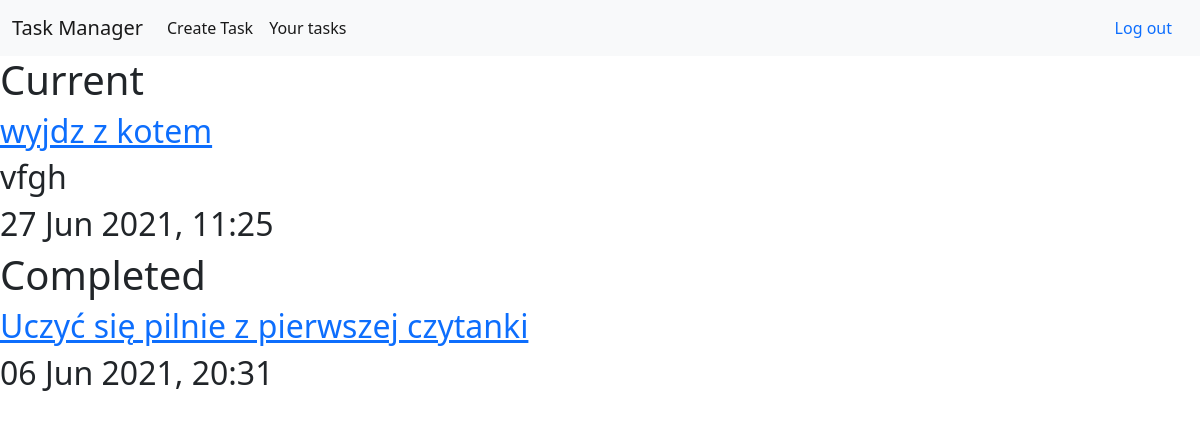
Screenshot of /tasks (signed in) with the database file from the repository.
### toDo/models.py (models this page shows, shortened)
class Task(models.Model):
    title = models.CharField(max_length=300)
    description = models.TextField(blank=True)
    importance = models.BooleanField(default=False)
    creation_date = models.DateTimeField(auto_now_add=True)
    completion_date = models.DateTimeField(blank=True, null=True)#większość pól z wyjątkiem charfield i textfield wymagają blank i null = True
    user = models.ForeignKey(User, on_delete=models.CASCADE) #on_delete=models.CASCADE = wpis zniknie, jeśli usuniemy usera

### toDo/views.py (the view)
# urls.py: path('tasks', views.tasks, name="tasks"),
@login_required
def tasks(request):
    current = Task.objects.filter(user=request.user, completion_date__isnull=True).order_by('-creation_date') #request.user to jest ten user, aktualnie zalogowany
    complete = Task.objects.filter(user=request.user, completion_date__isnull=False).order_by('-completion_date') #request.user to jest ten user, aktualnie zalogowany
    return render(request, 'tasks.html', {"current": current, "complete": complete})

### toDo/templates/tasks.html
{% extends 'base.html' %}
{% block content %}
{% if current %}
<h1>Current</h1>
{% else %}
<h1>You have no more tasks.</h1>
{% endif %}
{% for task in current %}
<a href="{% url 'edit' task.id %}"><h2>{{task.title}}</h2></a>
<h2>{{task.description}}</h2>
<h2>{{task.creation_date|date:"d M Y, G:i"}}</h2>
{% endfor %}
{% if complete %}
<h1>Completed</h1>
{% else %}
<h1>You have no complete tasks</h1>
{% endif %}
{% for task in complete %}
<a href="{% url 'edit' task.id %}"><h2>{{task.title}}</h2></a>
<h2>{{task.completion_date|date:"d M Y, G:i"}}</h2>
{% endfor %}
{% endblock content %}

### rows the page displays
Task: title "wyjdz z kotem", description "vfgh", creation_date "27 Jun 2021, 11:25"
Task: title "Uczyć się pilnie z pierwszej czytanki", completion_date "06 Jun 2021, 20:31"
